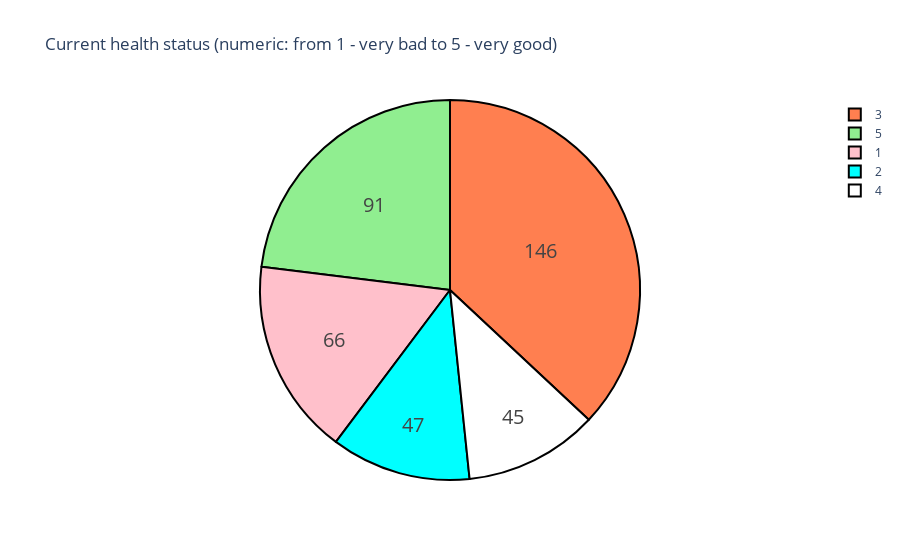

Notebook code for this chart:
### Markdown cell above
Now consider one very important thing. Students health! In our sample of very young teenagers and we hope that they all have excellent health.

### Code cell
labels = data["health"].unique().tolist()
amount = data["health"].value_counts().tolist()

colors = ["coral","lightgreen","pink","cyan","white"]         #Each color describes the values of the health status.

trace = go.Pie(labels=labels, values=amount,                   #We used Graph Objects library here which automatically generates the hierarcy of python classes.
               hoverinfo='label+percent', textinfo='value', 
               textfont=dict(size=20),
               marker=dict(colors=colors, 
                           line=dict(color='#000000', width=2)))

dt = [trace]
layout = go.Layout(title="Current health status (numeric: from 1 - very bad to 5 - very good)")

fig = go.Figure(data=dt, layout=layout)
iplot(fig, filename = 'h_chart')

#This block of code represents the health status of the students health and for this 1 is very bad and 5 is very good.

### Figure 1 — Plotly figure (JSON) as saved in the notebook; plotly's stock layout.template omitted (floating-point values rounded to 4 significant figures)
{"data": [{"hoverinfo": "label+percent", "labels": [3, 5, 1, 2, 4], "marker": {"colors": ["coral", "lightgreen", "pink", "cyan", "white"], "line": {"color": "#000000", "width": 2}}, "textfont": {"size": 20}, "textinfo": "value", "type": "pie", "values": [146, 91, 66, 47, 45]}], "layout": {"title": {"text": "Current health status (numeric: from 1 - very bad to 5 - very good)"}}}
